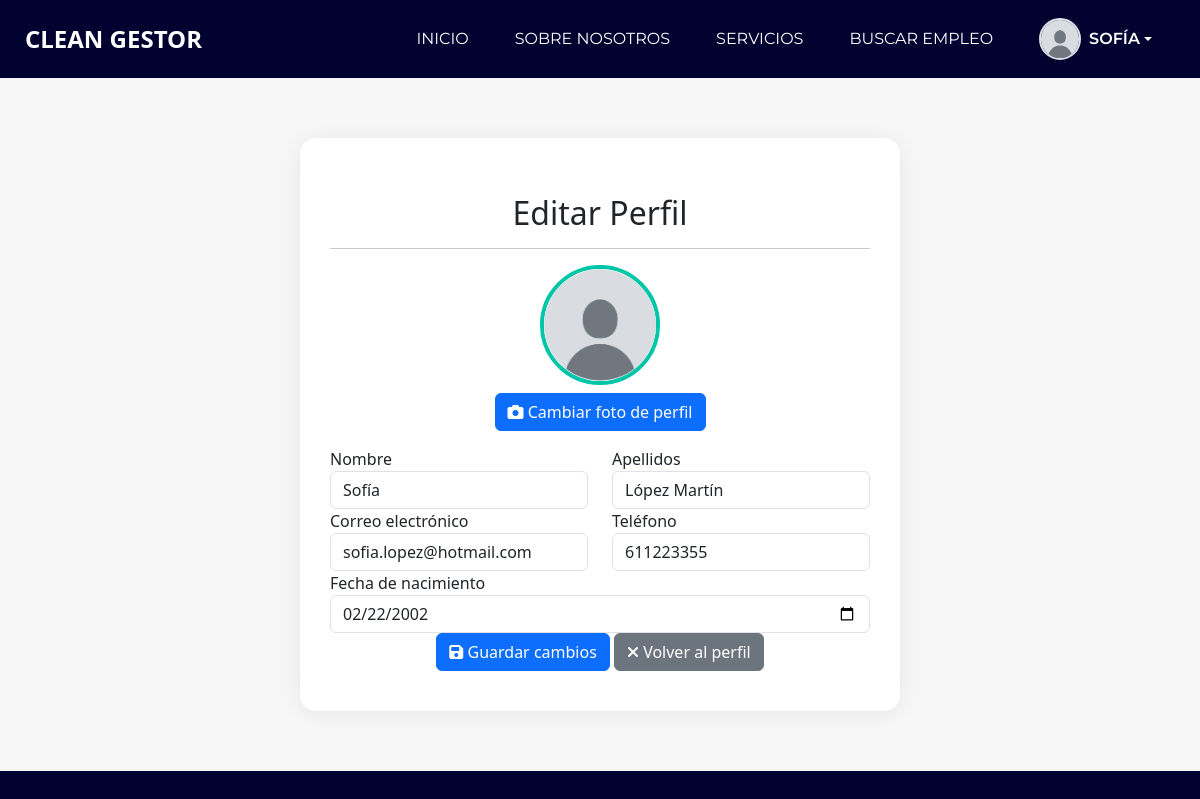
The page /CleanGestor/views/editar_perfil.php (signed in) on the database its author committed.
### tables this page shows
CREATE TABLE `persona` (
  `dni` varchar(255) NOT NULL,
  `nombrePersona` varchar(255) NOT NULL,
  `apellidosPersona` varchar(255) NOT NULL,
  `emailPersona` varchar(255) NOT NULL,
  `contrasenyaPersona` varchar(255) NOT NULL,
  `telefonoPersona` int(11) NOT NULL,
  `fechaNacimiento` date NOT NULL,
  `foto_perfil` varchar(255) DEFAULT NULL
);

### CleanGestor/DAO/PersonaDAO.php (called while the page is built, shortened)
<?php
include_once '../VO/PersonaVO.php';
class PersonaDAO {
    public function getPersonaByDni($dni) {
        $pdo = Database::connect();
        $sql = "SELECT * FROM persona WHERE dni = :dni";
        $stmt = $pdo->prepare($sql);
        $stmt->bindParam(':dni', $dni);
        $stmt->execute();
        $result = $stmt->fetch(PDO::FETCH_ASSOC);
        if ($result) {
            return new PersonaVO(
                $result['dni'],
                $result['nombrePersona'],
                $result['apellidosPersona'],
                $result['emailPersona'],
                $result['contrasenyaPersona'],
                $result['telefonoPersona'],
                $result['fechaNacimiento'],
                $result['foto_perfil']
            );
        } else {
            return null;
        }
    }
}
?>

### CleanGestor/VO/PersonaVO.php (called while the page is built, shortened)
<?php
class PersonaVO {
    private $nombrePersona;
    private $apellidosPersona;
    private $emailPersona;
    private $telefonoPersona;
    private $fechaNacimiento;
    public function __construct($dni, $nombrePersona, $apellidosPersona, $emailPersona, $contrasenyaPersona, $telefonoPersona, $fechaNacimiento, $foto_perfil = null) {
        $this->nombrePersona = $nombrePersona;
        $this->apellidosPersona = $apellidosPersona;
        $this->emailPersona = $emailPersona;
        $this->telefonoPersona = $telefonoPersona;
        $this->fechaNacimiento = $fechaNacimiento;
    }
    public function getNombrePersona() {
        return $this->nombrePersona;
    }
    public function getApellidosPersona() {
        return $this->apellidosPersona;
    }
    public function getEmailPersona() {
        return $this->emailPersona;
    }
    public function getTelefono() {
        return $this->telefonoPersona;
    }
    public function getFechaNacimiento() {
        return $this->fechaNacimiento;
    }
}
?>

### CleanGestor/views/editar_perfil.php (the view, shortened to what this page needs)
<?php
include_once '../DAO/PersonaDAO.php';
$personaDAO = new PersonaDAO();
$persona = $personaDAO->getPersonaByDni($_SESSION['dni']);
$errores = [];
$foto_perfil = $persona->getFotoPerfil();
if ($_SERVER['REQUEST_METHOD'] === 'POST') {
    $nombre = trim($_POST['nombre'] ?? '');
    $apellidos = trim($_POST['apellidos'] ?? '');
    $email = trim($_POST['email'] ?? '');
    $telefono = trim($_POST['telefono'] ?? '');
    $fechaNacimiento = trim($_POST['fecha_nacimiento'] ?? '');
    if ($nombre === '') $errores[] = "El nombre es obligatorio.";
    if ($apellidos === '') $errores[] = "Los apellidos son obligatorios.";
    if (!filter_var($email, FILTER_VALIDATE_EMAIL)) $errores[] = "El email no es válido.";
    if ($telefono === '') $errores[] = "El teléfono es obligatorio.";
    if ($fechaNacimiento === '') $errores[] = "La fecha de nacimiento es obligatoria.";
    $errores = [];
    if ($nombre === '') $errores['nombre'] = "El nombre es obligatorio.";
    if ($apellidos === '') $errores['apellidos'] = "Los apellidos son obligatorios.";
    if (!filter_var($email, FILTER_VALIDATE_EMAIL)) $errores['email'] = "El email no es válido.";
    if ($telefono === '') $errores['telefono'] = "El teléfono es obligatorio.";
    if ($fechaNacimiento === '') $errores['fecha_nacimiento'] = "La fecha de nacimiento es obligatoria.";
    if (trim((string)$email) !== trim((string)$persona->getEmailPersona())) {
        if ($personaDAO->existeEmail($email)) {
            $errores['email'] = "El correo electrónico ya está registrado por otro usuario.";
        }
    }
    if (trim((string)$telefono) !== trim((string)$persona->getTelefono())) {
        if ($personaDAO->existeTelefono($telefono)) {
            $errores['telefono'] = "El número de teléfono ya está registrado por otro usuario.";
        }
    }
    if (isset($_FILES['foto_perfil']) && $_FILES['foto_perfil']['error'] === UPLOAD_ERR_OK) {
        $tmp_name = $_FILES['foto_perfil']['tmp_name'];
        $nombre_archivo = uniqid() . '_' . basename($_FILES['foto_perfil']['name']);
        $ruta_destino = "../assets/uploads/" . $nombre_archivo;
        $info = getimagesize($tmp_name);
        if ($info === false) {
            $errores[] = "El archivo subido no es una imagen válida.";
        } elseif ($_FILES['foto_perfil']['size'] > 2 * 1024 * 1024) {
            $errores[] = "La imagen no puede superar los 2MB.";
        } else {
            if (move_uploaded_file($tmp_name, $ruta_destino)) {
                $foto_perfil = $ruta_destino;
            } else {
                $errores[] = "Error al subir la foto de perfil.";
            }
        }
    }
    if (empty($errores)) {
        $fechaNacimientoSQL = date('Y-m-d', strtotime(str_replace('/', '-', $fechaNacimiento)));
        $persona->setNombrePersona($nombre);
        $persona->setApellidosPersona($apellidos);
        $persona->setEmailPersona($email);
        $persona->setTelefono($telefono);
        $persona->setFechaNacimiento($fechaNacimientoSQL);
        $persona->setFotoPerfil($foto_perfil);
        $personaDAO->updatePersona($persona);
        $_SESSION['nombre'] = $nombre;
        $_SESSION['apellidos'] = $apellidos;
        $_SESSION['email'] = $email;
        $_SESSION['telefono'] = $telefono;
        $_SESSION['fechaNacimiento'] = $fechaNacimientoSQL;
        $_SESSION['foto_perfil'] = $foto_perfil;
        $exito = "Perfil actualizado correctamente.";
        $persona = $personaDAO->getPersonaByDni($_SESSION['dni']);
    }
} else {
    $nombre = $persona->getNombrePersona();
    $apellidos = $persona->getApellidosPersona();
    $email = $persona->getEmailPersona();
    $telefono = $persona->getTelefono();
    $fechaNacimiento = $persona->getFechaNacimiento();
}
?>
<!DOCTYPE html>
<html lang="es">
<head>
<link href="../assets/css/style.css?v=2" rel="stylesheet" />
<link href="../assets/css/responsive.css" rel="stylesheet" />
<link rel="stylesheet" href="https://cdnjs.cloudflare.com/ajax/libs/font-awesome/6.5.0/css/all.min.css">
<link rel="stylesheet" href="https://cdnjs.cloudflare.com/ajax/libs/animate.css/4.1.1/animate.min.css">
<link href="https://cdn.jsdelivr.net/npm/bootstrap@5.3.3/dist/css/bootstrap.min.css" rel="stylesheet">
</head>
<body>
<div class="hero_area">
    <header class="header_section">
    <div class="container-fluid">
        <?php include_once("navbar.php"); ?>
    </div>
    </header>
    <section class="profile-section">
    <div class="container">
        <div class="profile-card animate__animated animate__fadeInUp">
        <div class="text-center">
            <h2 class="mt-3">Editar Perfil</h2>
            <hr>
            <img src="<?php echo !empty($foto_perfil) ? $foto_perfil : '../assets/uploads/default.png'; ?>"
                alt="Foto de perfil"
                class="profile-image mb-2"
                style="max-height: 200px; border-radius: 50%;">
        </div>
        <form method="POST" enctype="multipart/form-data">
            <div class="form-group text-center">
            <label for="foto_perfil" class="btn btn-primary mb-3">
                <i class="fa fa-camera"></i> Cambiar foto de perfil
            </label>
            </div>
            <div class="row">
                <div class="col-md-6">
                    <div class="form-group">
                        <label>Nombre</label>
                        <input type="text" name="nombre" class="form-control"
                                value="<?= htmlspecialchars($nombre) ?>" required>
                    </div>
                </div>
                <div class="col-md-6">
                    <div class="form-group">
                        <label>Apellidos</label>
                        <input type="text" name="apellidos" class="form-control"
                                value="<?= htmlspecialchars($apellidos) ?>" required>
                    </div>
                </div>
            </div>
            <div class="row">
                <div class="col-md-6">
                    <div class="form-group">
                        <label>Correo electrónico</label>
                        <input type="email" name="email"
                            class="form-control <?= isset($errores['email']) ? 'is-invalid' : '' ?>"
                            value="<?= htmlspecialchars($email) ?>" required>
                    </div>
                </div>
                <div class="col-md-6">
                    <div class="form-group">
                        <label>Teléfono</label>
                        <input type="text" name="telefono"
                            class="form-control <?= isset($errores['telefono']) ? 'is-invalid' : '' ?>"
                            value="<?= htmlspecialchars($telefono) ?>" required>
                    </div>
                </div>
            </div>
            <div class="form-group">
                <label>Fecha de nacimiento</label>
                <input type="date" name="fecha_nacimiento" class="form-control"
                        value="<?= htmlspecialchars($fechaNacimiento) ?>" required>
            </div>
            <div class="form-group text-center">
                <button type="submit" class="btn btn-primary">
                    <i class="fa fa-save"></i> Guardar cambios
                </button>
                <a href="perfil.php" class="btn btn-secondary">
                    <i class="fa fa-times"></i> Volver al perfil
                </a>
            </div>
        </form>
        </div>
    </div>
    </section>
</div>
</body>
</html>

### CleanGestor/assets/css/style.css (style rules this page uses)
body { height: auto; min-height: 100%; background: #fff; font-family: 'Montserrat', Arial, sans-serif; overflow-x: hidden; }
a, a:hover, a:focus { text-decoration: none; }
.btn, .btn:focus { outline: none !important; -webkit-box-shadow: none; box-shadow: none; }
.hero_area { position: relative; background-color: #020230; height: auto !important; overflow: visible !important; min-height: 100vh; display: -webkit-box; display: -ms-flexbox; display: flex; -webkit-box-orient: vertical; -webkit-box-direction: normal; -ms-flex-direction: column; flex-direction: column; }
.header_section .container-fluid { padding-right: 25px; padding-left: 25px; }
.profile-section { padding: 60px 0; background: #f7f7f7; min-height: 80vh; }
.profile-card { background: #fff; border-radius: 16px; box-shadow: 0 2px 24px rgba(0,0,0,0.07); padding: 40px 30px; max-width: 600px; margin: 0 auto; }
.profile-image { width: 120px; height: 120px; object-fit: cover; border-radius: 50%; margin-bottom: 20px; border: 4px solid #00c6a9; }
.btn-success, .btn-secondary { font-size: 1rem; padding: 10px 15px; }

### CleanGestor/assets/css/responsive.css (style rules this page uses)
@media (min-width: 1200px) { .container { max-width: 1170px; } }

### rows shown on the page
persona: nombre "Sofía", apellidos "López Martín", email "sofia.lopez@hotmail.com", telefono "611223355", fecha_nacimiento "02/22/2002"

### other values the page prints
$_SESSION['nombre'] "SOFÍA"
